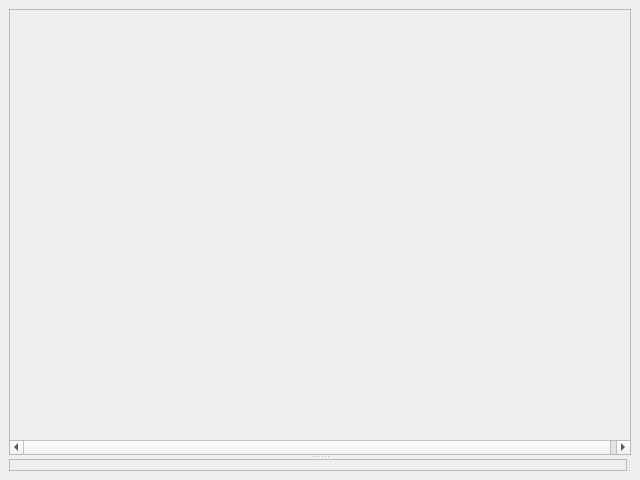
<?xml version="1.0" encoding="UTF-8"?>
<ui version="4.0">
 <class>ImblGui</class>
 <widget class="QMainWindow" name="ImblGui">
  <property name="geometry">
   <rect>
    <x>0</x>
    <y>0</y>
    <width>640</width>
    <height>480</height>
   </rect>
  </property>
  <property name="windowTitle">
   <string>IMBLgui</string>
  </property>
  <property name="windowIcon">
   <iconset resource="data.qrc">
    <normaloff>:/images/imbl.png</normaloff>:/images/imbl.png</iconset>
  </property>
  <widget class="QWidget" name="centralwidget">
   <layout class="QHBoxLayout" name="horizontalLayout">
    <item>
     <widget class="QSplitter" name="splitter">
      <property name="orientation">
       <enum>Qt::Vertical</enum>
      </property>
      <widget class="QScrollArea" name="scroll_bl">
       <widget class="QWidget" name="scrollAreaWidgetContents">
        <property name="geometry">
         <rect>
          <x>0</x>
          <y>0</y>
          <width>626</width>
          <height>141</height>
         </rect>
        </property>
       </widget>
      </widget>
      <widget class="QWidget" name="widget" native="true">
       <layout class="QHBoxLayout" name="horizontalLayout_2">
        <item>
         <widget class="QSplitter" name="splitter_2">
          <property name="orientation">
           <enum>Qt::Horizontal</enum>
          </property>
          <widget class="QFrame" name="frame_info">
           <property name="frameShape">
            <enum>QFrame::StyledPanel</enum>
           </property>
           <property name="frameShadow">
            <enum>QFrame::Raised</enum>
           </property>
          </widget>
          <widget class="QStackedWidget" name="stackedWidget"/>
         </widget>
        </item>
       </layout>
      </widget>
     </widget>
    </item>
   </layout>
  </widget>
 </widget>
 <resources>
  <include location="data.qrc"/>
 </resources>
 <connections/>
</ui>
